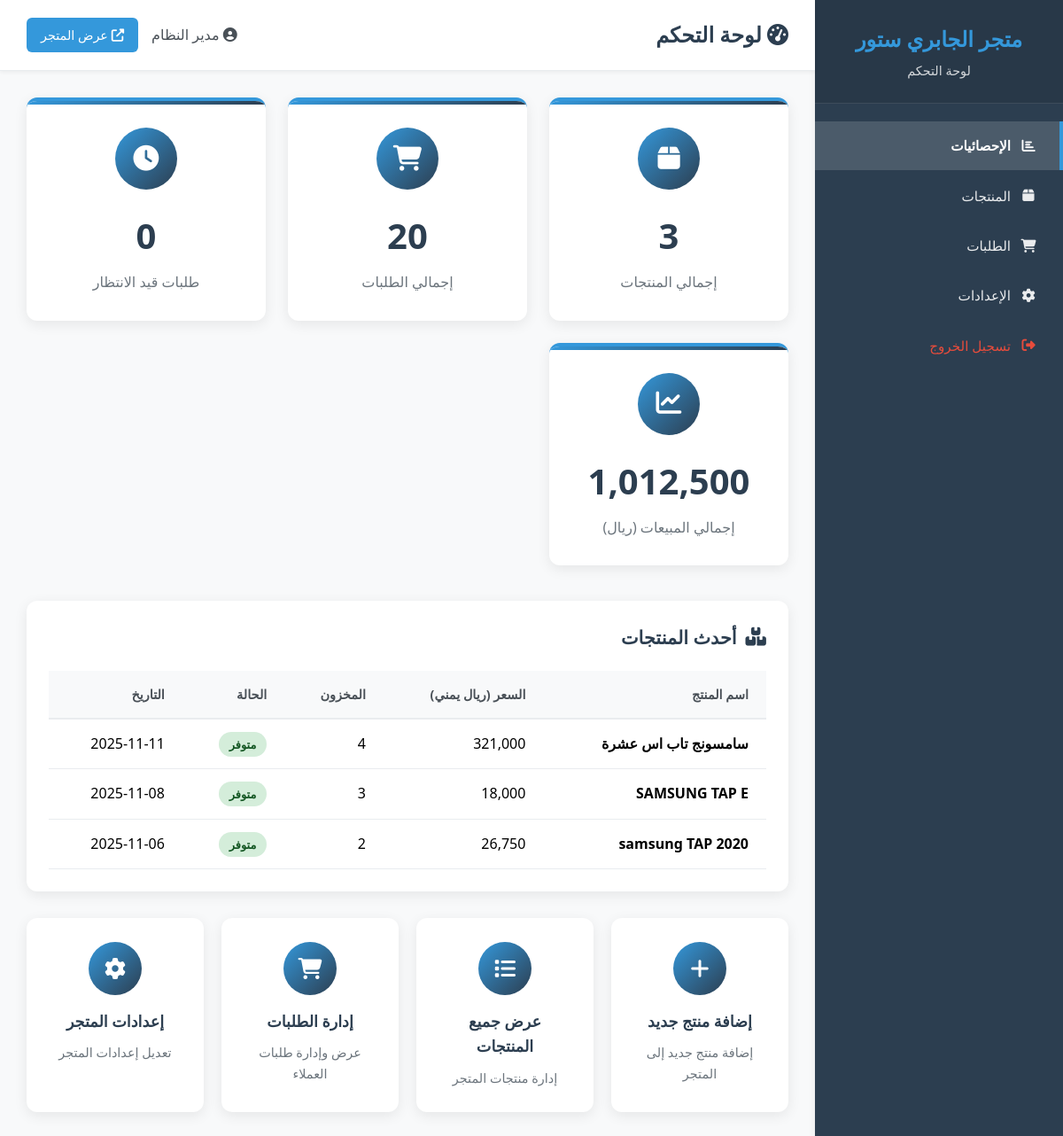
The app's page /aljabri-store/admin/index.php (signed in) with its own data.
### tables this page shows
CREATE TABLE `store_settings` (
  `id` int(11) NOT NULL,
  `store_name` varchar(255) NOT NULL DEFAULT 'متجر الجابري',
  `primary_color` varchar(7) DEFAULT '#3498db',
  `secondary_color` varchar(7) DEFAULT '#2c3e50',
  `announcement_text` text DEFAULT NULL,
  `welcome_message` text DEFAULT NULL,
  `store_address` text DEFAULT NULL,
  `store_phone` varchar(20) DEFAULT NULL,
  `store_whatsapp` varchar(20) DEFAULT NULL,
  `store_logo` varchar(255) DEFAULT NULL,
  `created_at` timestamp NOT NULL DEFAULT current_timestamp(),
  `updated_at` timestamp NOT NULL DEFAULT current_timestamp() ON UPDATE current_timestamp()
);

CREATE TABLE `products` (
  `id` int(11) NOT NULL,
  `name` varchar(255) NOT NULL,
  `description` text DEFAULT NULL,
  `price_yer` decimal(10,2) NOT NULL,
  `price_sar` decimal(10,2) NOT NULL,
  `price_usd` decimal(10,2) NOT NULL,
  `main_image` varchar(255) DEFAULT NULL,
  `featured` tinyint(1) DEFAULT 0,
  `category_id` int(11) DEFAULT NULL,
  `stock_quantity` int(11) DEFAULT 0,
  `created_at` timestamp NOT NULL DEFAULT current_timestamp(),
  `updated_at` timestamp NOT NULL DEFAULT current_timestamp() ON UPDATE current_timestamp()
);

### aljabri-store/admin/index.php (the view, shortened to what this page needs)
<?php
$conn = mysqli_connect('localhost', 'root', '', 'aljabri_store');
mysqli_set_charset($conn, "utf8");
$products_count = 0;
$orders_count = 0;
$pending_orders = 0;
$total_revenue = 0;
$result = mysqli_query($conn, "SELECT COUNT(*) as count FROM products");
if ($result) {
    $products_count = mysqli_fetch_assoc($result)['count'];
}
$result = mysqli_query($conn, "SHOW TABLES LIKE 'orders'");
if ($result && mysqli_num_rows($result) > 0) {
    $result = mysqli_query($conn, "SELECT COUNT(*) as count FROM orders");
    if ($result) {
        $orders_count = mysqli_fetch_assoc($result)['count'];
    }
    $check_status_column = mysqli_query($conn, "SHOW COLUMNS FROM orders LIKE 'status'");
    if ($check_status_column && mysqli_num_rows($check_status_column) > 0) {
        $result = mysqli_query($conn, "SELECT COUNT(*) as count FROM orders WHERE status = 'pending'");
        if ($result) {
            $pending_orders = mysqli_fetch_assoc($result)['count'];
        }
        $result = mysqli_query($conn, "SELECT SUM(total) as total FROM orders WHERE status = 'delivered'");
        if ($result) {
            $revenue_data = mysqli_fetch_assoc($result);
            $total_revenue = $revenue_data['total'] ?? 0;
        }
    }
}
$settings = [];
$result = mysqli_query($conn, "SELECT * FROM store_settings LIMIT 1");
if ($result && mysqli_num_rows($result) > 0) {
    $settings = mysqli_fetch_assoc($result);
} else {
    $settings = [
        'store_name' => 'الجابري ستور',
        'primary_color' => '#FF6B35',
        'secondary_color' => '#2C3E50'
    ];
}
?>
<!DOCTYPE html>
<html lang="ar" dir="rtl">
<head>
    <link rel="stylesheet" href="https://cdnjs.cloudflare.com/ajax/libs/font-awesome/6.4.0/css/all.min.css">
</head>
<body>
    <div class="admin-container">
        <aside class="sidebar">
            <div class="sidebar-header">
                <h2><?php echo $settings['store_name']; ?></h2>
                <p>لوحة التحكم</p>
            </div>
            <nav class="sidebar-nav">
                <ul>
                    <li>
                        <a href="index.php" class="active">
                            <i class="fas fa-chart-bar"></i>
                            الإحصائيات
                        </a>
                    </li>
                    <li>
                        <a href="products.php">
                            <i class="fas fa-box"></i>
                            المنتجات
                        </a>
                    </li>
                    <li>
                        <a href="orders.php">
                            <i class="fas fa-shopping-cart"></i>
                            الطلبات
                        </a>
                    </li>
                    <li>
                        <a href="settings.php">
                            <i class="fas fa-cog"></i>
                            الإعدادات
                        </a>
                    </li>
                    <li>
                        <a href="logout.php" style="color: #e74c3c;">
                            <i class="fas fa-sign-out-alt"></i>
                            تسجيل الخروج
                        </a>
                    </li>
                </ul>
            </nav>
        </aside>
        <main class="main-content">
            <header class="top-header">
                <div class="header-left">
                    <h1><i class="fas fa-tachometer-alt"></i> لوحة التحكم</h1>
                </div>
                <div class="header-right">
                    <span class="admin-name"><i class="fas fa-user-circle"></i> <?php echo $_SESSION['admin_name'] ?? 'مدير النظام'; ?></span>
                    <a href="../index.php" target="_blank" class="view-store">
                        <i class="fas fa-external-link-alt"></i> عرض المتجر
                    </a>
                </div>
            </header>
            <div class="page-content">
                <div class="stats-cards">
                    <div class="stat-card">
                        <div class="stat-icon">
                            <i class="fas fa-box"></i>
                        </div>
                        <span class="stat-number"><?php echo number_format($products_count); ?></span>
                        <div class="stat-label">إجمالي المنتجات</div>
                    </div>
                    <div class="stat-card">
                        <div class="stat-icon">
                            <i class="fas fa-shopping-cart"></i>
                        </div>
                        <span class="stat-number"><?php echo number_format($orders_count); ?></span>
                        <div class="stat-label">إجمالي الطلبات</div>
                    </div>
                    <div class="stat-card">
                        <div class="stat-icon">
                            <i class="fas fa-clock"></i>
                        </div>
                        <span class="stat-number"><?php echo number_format($pending_orders); ?></span>
                        <div class="stat-label">طلبات قيد الانتظار</div>
                    </div>
                    <div class="stat-card">
                        <div class="stat-icon">
                            <i class="fas fa-chart-line"></i>
                        </div>
                        <span class="stat-number"><?php echo number_format($total_revenue); ?></span>
                        <div class="stat-label">إجمالي المبيعات (ريال)</div>
                    </div>
                </div>
                <div class="table-container">
                    <h3><i class="fas fa-boxes"></i> أحدث المنتجات</h3>
                    <table class="data-table">
                        <thead>
                            <tr>
                                <th>اسم المنتج</th>
                                <th>السعر (ريال يمني)</th>
                                <th>المخزون</th>
                                <th>الحالة</th>
                                <th>التاريخ</th>
                            </tr>
                        </thead>
                        <tbody>
                            <?php
                            $result = mysqli_query($conn, "SELECT * FROM products ORDER BY created_at DESC LIMIT 5");
                            if($result && mysqli_num_rows($result) > 0){
                                while($row = mysqli_fetch_assoc($result)){
                                    $status = ($row['stock_quantity'] ?? 0) > 0 ? 'متوفر' : 'نفذت الكمية';
                                    $status_class = ($row['stock_quantity'] ?? 0) > 0 ? 'status-available' : 'status-out-of-stock';
                                    echo '
                                    <tr>
                                        <td><strong>' . htmlspecialchars($row['name']) . '</strong></td>
                                        <td>' . number_format($row['price_yer'] ?? 0) . '</td>
                                        <td>' . ($row['stock_quantity'] ?? 0) . '</td>
                                        <td><span class="' . $status_class . '">' . $status . '</span></td>
                                        <td>' . date('Y-m-d', strtotime($row['created_at'])) . '</td>
                                    </tr>';
                                }
                            } else {
                                echo '<tr><td colspan="5" style="text-align: center; padding: 40px; color: #6c757d;">
                                        <i class="fas fa-box-open" style="font-size: 3rem; margin-bottom: 15px; opacity: 0.5; display: block;"></i>
                                        لا توجد منتجات
                                    </td></tr>';
                            }
                            ?>
                        </tbody>
                    </table>
                </div>
                <div class="quick-actions">
                    <a href="products.php?action=add" class="action-card">
                        <div class="action-icon">
                            <i class="fas fa-plus"></i>
                        </div>
                        <h4>إضافة منتج جديد</h4>
                        <p>إضافة منتج جديد إلى المتجر</p>
                    </a>
                    <a href="products.php" class="action-card">
                        <div class="action-icon">
                            <i class="fas fa-list"></i>
                        </div>
                        <h4>عرض جميع المنتجات</h4>
                        <p>إدارة منتجات المتجر</p>
                    </a>
                    <a href="orders.php" class="action-card">
                        <div class="action-icon">
                            <i class="fas fa-shopping-cart"></i>
                        </div>
                        <h4>إدارة الطلبات</h4>
                        <p>عرض وإدارة طلبات العملاء</p>
                    </a>
                    <a href="settings.php" class="action-card">
                        <div class="action-icon">
                            <i class="fas fa-cog"></i>
                        </div>
                        <h4>إعدادات المتجر</h4>
                        <p>تعديل إعدادات المتجر</p>
                    </a>
                </div>
            </div>
        </main>
    </div>
</body>
</html>

### aljabri-store/admin/index.php (style rules this page uses)
.status-available { background: #d4edda; color: #155724; padding: 5px 12px; border-radius: 20px; font-size: 0.8rem; font-weight: 600; }

### records on screen
store_settings: store_name "متجر الجابري ستور"
products: name "سامسونج تاب اس عشرة", price_yer "321,000", stock_quantity "4", stock_quantity "متوفر", created_at "2025-11-11"
products: name "SAMSUNG TAP E", price_yer "18,000", stock_quantity "3", stock_quantity "متوفر", created_at "2025-11-08"
products: name "samsung TAP 2020", price_yer "26,750", stock_quantity "2", stock_quantity "متوفر", created_at "2025-11-06"

### other values on screen
$_SESSION['admin_name'] "مدير النظام"
$products_count "3"
$orders_count "20"
$pending_orders "0"
$total_revenue "1,012,500"
